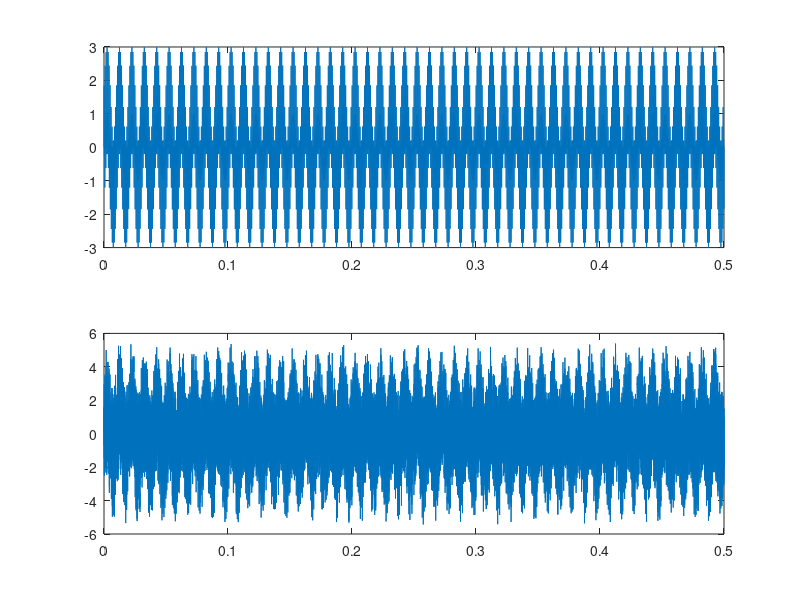
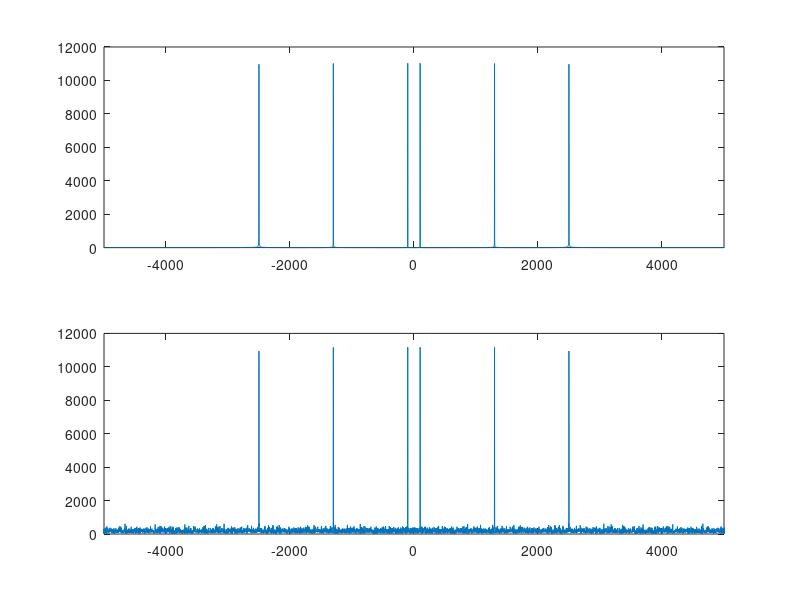

Write the MATLAB code that produced these figures, in order.
%{
IEEE UCF - Digital Audio Workshop 2.0 (Skills Series)
12 February 2024
%}
clear all; clc; close all;

%% Config
play = 1; % 0 -> no sound

% sampling frequency & period
fs = 44100; % Hz
Ts = 1/fs; % sec

f_sine = [ 100 1300 2500 ]; % 3 sine components
noiseAmplitude = 5;
length_playback = 0.5;
t = 0:Ts:length_playback; % input to sine function (timebase)

% 3 sine waves at frequency f
g = [ 1 1 1 ]*sin(2*pi*f_sine'.*t); % hint: element-by-element multiply
g_len = length(g);

%% Analysis
% time domain without noise
subplot(2,1,1)
plot(t,g)

% add noise
g_noisy = g + noiseAmplitude*rand(1,length(g)) - noiseAmplitude/2;

% time domain with noise
subplot(2,1,2)
plot(t,g_noisy)

% perform FFT to represent in frequency domain
f_spectrum = (-g_len/2:g_len/2-1)*(fs/g_len); % zero-centered frequency range

% FFT (normalized) of clean signal
figure
subplot(2,1,1)
G = fftshift(fft( g ));
plot(f_spectrum,abs( G ))
xlim([ -5000 5000 ])

% FFT (normalized) of noisy signal
subplot(2,1,2)
G_noisy = fftshift(fft( g_noisy ));
plot(f_spectrum,abs( G_noisy ))
xlim([ -5000 5000 ])

% transposed because audio range is -1 to 1
if play
    sound(g'-1,fs);
    pause(length_playback*2)
    sound(g_noisy'-1,fs);
end


